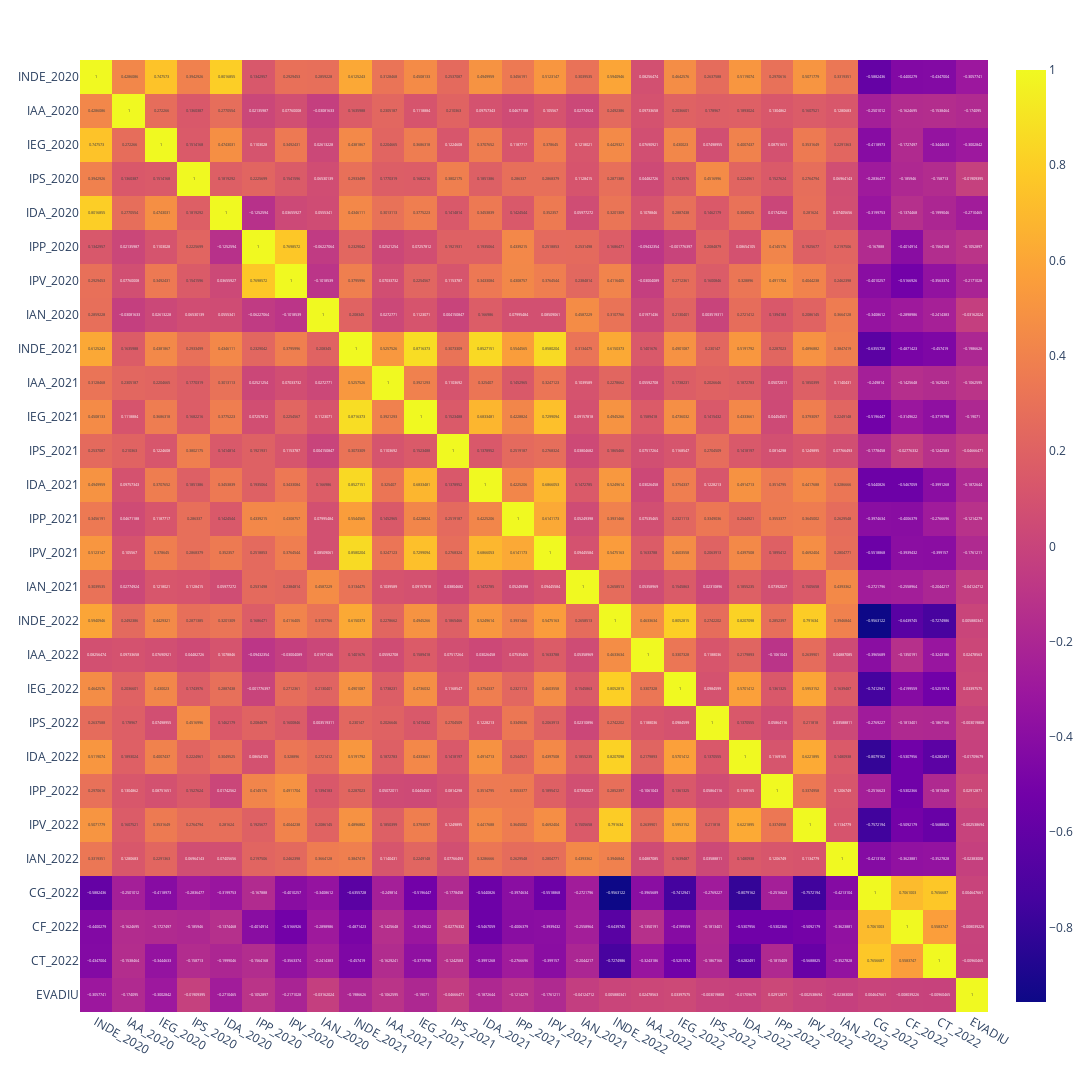

Source (notebook cell):
### Code cell
fig = px.imshow(df.corr(), text_auto=True, aspect='auto',)
fig.update_layout(
     height=1800
    ,width=1800
)
fig.show()

### Figure 1 — Plotly figure (JSON) as saved in the notebook; plotly's stock layout.template omitted (floating-point values rounded to 4 significant figures; data arrays with more than 128 entries replaced by an {"elided": "..."} marker saying what was removed)
{"data": [{"coloraxis": "coloraxis", "hovertemplate": "x: %{x}<br>y: %{y}<br>color: %{z}<extra></extra>", "name": "0", "texttemplate": "%{z}", "type": "heatmap", "x": ["INDE_2020", "IAA_2020", "IEG_2020", "IPS_2020", "IDA_2020", "IPP_2020", "IPV_2020", "IAN_2020", "INDE_2021", "IAA_2021", "IEG_2021", "IPS_2021", "IDA_2021", "IPP_2021", "IPV_2021", "IAN_2021", "INDE_2022", "IAA_2022", "IEG_2022", "IPS_2022", "IDA_2022", "IPP_2022", "IPV_2022", "IAN_2022", "CG_2022", "CF_2022", "CT_2022", "EVADIU"], "xaxis": "x", "y": ["INDE_2020", "IAA_2020", "IEG_2020", "IPS_2020", "IDA_2020", "IPP_2020", "IPV_2020", "IAN_2020", "INDE_2021", "IAA_2021", "IEG_2021", "IPS_2021", "IDA_2021", "IPP_2021", "IPV_2021", "IAN_2021", "INDE_2022", "IAA_2022", "IEG_2022", "IPS_2022", "IDA_2022", "IPP_2022", "IPV_2022", "IAN_2022", "CG_2022", "CF_2022", "CT_2022", "EVADIU"], "yaxis": "y", "z": {"elided": "28x28 float values"}}], "layout": {"coloraxis": {"colorscale": [[0, "#0d0887"], [0.1111, "#46039f"], [0.2222, "#7201a8"], [0.3333, "#9c179e"], [0.4444, "#bd3786"], [0.5556, "#d8576b"], [0.6667, "#ed7953"], [0.7778, "#fb9f3a"], [0.8889, "#fdca26"], [1, "#f0f921"]]}, "height": 1800, "margin": {"t": 60}, "width": 1800, "xaxis": {"anchor": "y", "domain": [0, 1]}, "yaxis": {"anchor": "x", "autorange": "reversed", "domain": [0, 1]}}}
